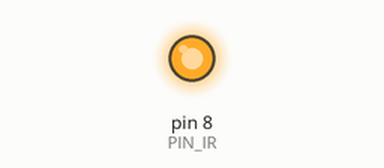
This sketch was run on a simulated Arduino Uno, built with avr-gcc and run on an emulated ATmega328P. Parts: output pins drawn as LEDs (lit = HIGH). What the sketch prints to the serial monitor is not drawn.

Above: at 0.2 s.
At 7.7 s:
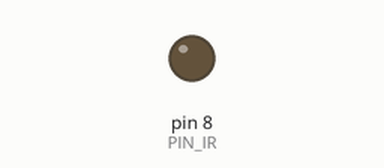
Timing chart, 0 to 16.0 s (numbered marks = the images above):
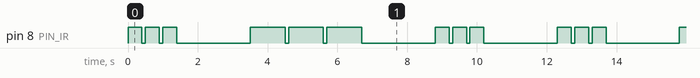

The sketch:

morseino.ino
```cpp
/*   Programmering av inbyggda system
 *  "Morse"
 *   Send letters as morse code via LED/IR-LED
*/

#define PIN_IR 8

void sendMorse(char text[]);

void setup(){
    pinMode(PIN_IR, OUTPUT);
    Serial.begin(9600);
}

void loop(){
    digitalWrite(PIN_IR, LOW);
    sendMorse("sos");
}

/*    Send text string as morse code */
void sendMorse(char text[]){
    for(int i = 0; i < strlen(text); i++){
        Serial.print(text[i]);
        switch(tolower(text[i])){
            case 's':
                morseS();
                break;
            case 'o':
                morseO();
                break;
            default:
                break;
        }
    }
    Serial.println("_");
}

/*    Ouput of letter S in morse code   */
void morseS(){
    short_c();
    short_c();
    short_c();
    delay(2000);
}

/*    Ouput of letter O in morse code   */
void morseO(){
    long_c();
    long_c();
    long_c();
    delay(2000);
}

/*    Send "long"   */
void long_c(void){
    digitalWrite(PIN_IR, HIGH);
    delay(1000);
    digitalWrite(PIN_IR, LOW);
    delay(100);
}

/*    Send "short"   */
void short_c(void){
    digitalWrite(PIN_IR, HIGH);
    delay(400);
    digitalWrite(PIN_IR, LOW);
    delay(100);
}
```

Measured:
- by itself, pin 8 (PIN_IR): repeats every 12.3 s: 2 × (LOW 0.10 s, HIGH 0.40 s), LOW 2.1 s, 2 × (HIGH 1.0 s, LOW 0.10 s), HIGH 1.0 s, LOW 2.1 s, 2 × (HIGH 0.40 s, LOW 0.10 s), HIGH 0.40 s, LOW 2.1 s, HIGH 0.40 s
- by itself, everything shown: repeats every 12.3 s, in 18 steps
